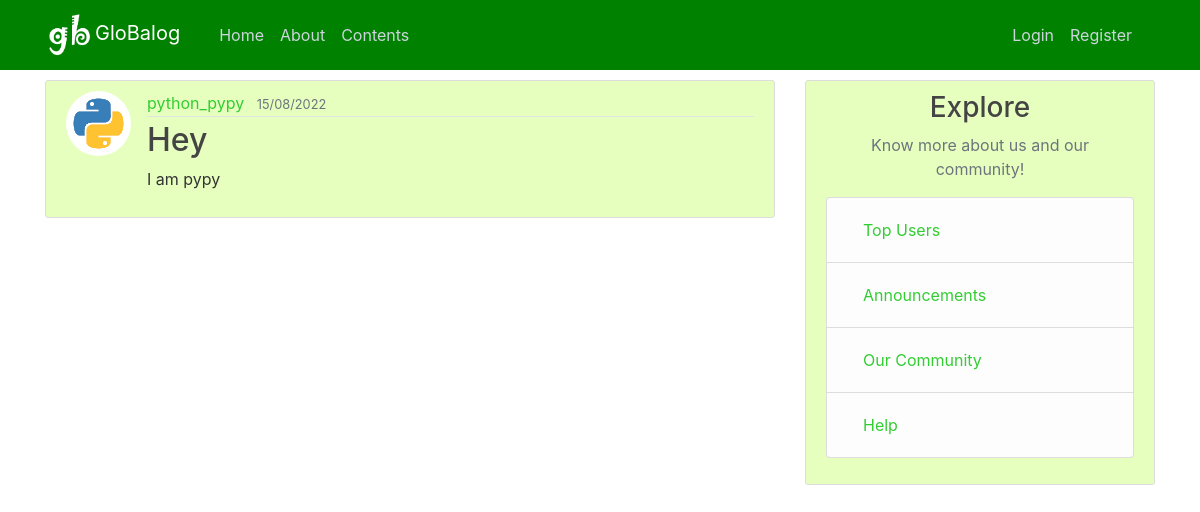
/post/1, run on an earlier commit of the app's database.
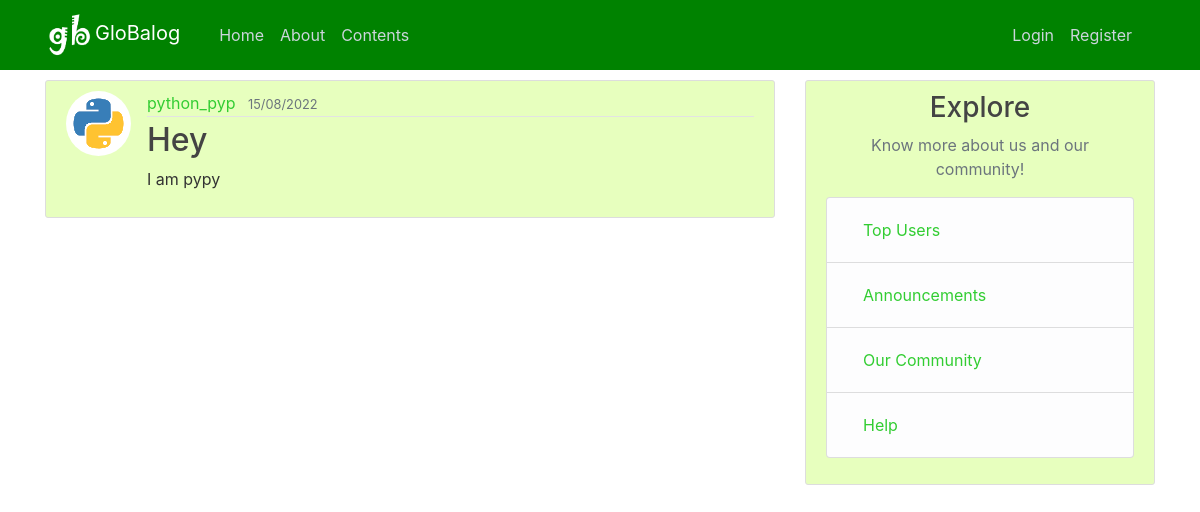
And on a later commit of the database.
### blog/model.py (models this page shows, shortened)
class User(db.Model,UserMixin):
    id=db.Column(db.Integer(),primary_key=True)
    username=db.Column(db.String(20),unique=True,nullable=False)
    email=db.Column(db.String(120),unique=True,nullable=False )
    password=db.Column(db.String(60),unique=True,nullable=False)
    confirmed = db.Column(db.Boolean, nullable=False, default=False)
    image_file = db.Column(db.String(20), nullable=False, default='default.jpg')
    posts = db.relationship('Post',backref='author',lazy=True)

### blog/posts/routes.py (the view)
@posts.route("/post/<int:post_id>")#passing variable tp route
def specific_post(post_id):
    post=Post.query.get_or_404(post_id)
    return render_template('posts/specific_post.html',title=post.title,post=post)

### blog/templates/posts/specific_post.html (shortened to what this page needs)
{%extends 'main/layout.html'%}
{%block content%}
	<article class="media content-section">
	<img class="rounded-circle article-img" src="{{ url_for('static', filename='profile_pics/' + post.author.image_file) }}">
	  <div class="media-body">
	    <div class="article-metadata">
	      <a class="mr-2" href="{{url_for('users.user_post',username=post.author.username)}}">{{ post.author.username }}</a>
	      <small class="text-muted">{{ post.date.strftime('%d/%m/%Y') }}</small>
	    </div>
	    <h2 class="article-title" >{{ post.title }}</h2>
	    <p class="article-content">{{ post.content }}</p>
	  </div>
	</article>
{%endblock content%}

What changed in the data, as far as the page shows it:
changed User: author.username "python_pypy" → "python_pyp"
